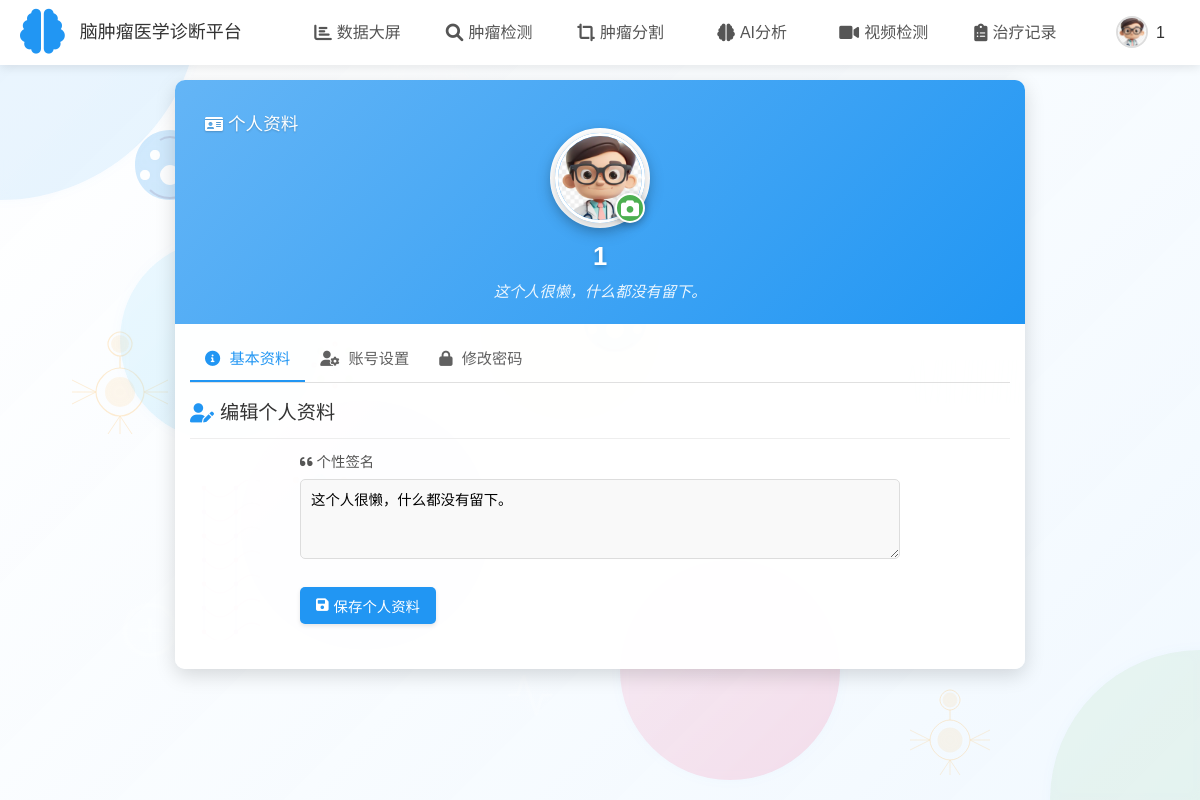
/profile (signed in), run on an earlier commit of the app's database.
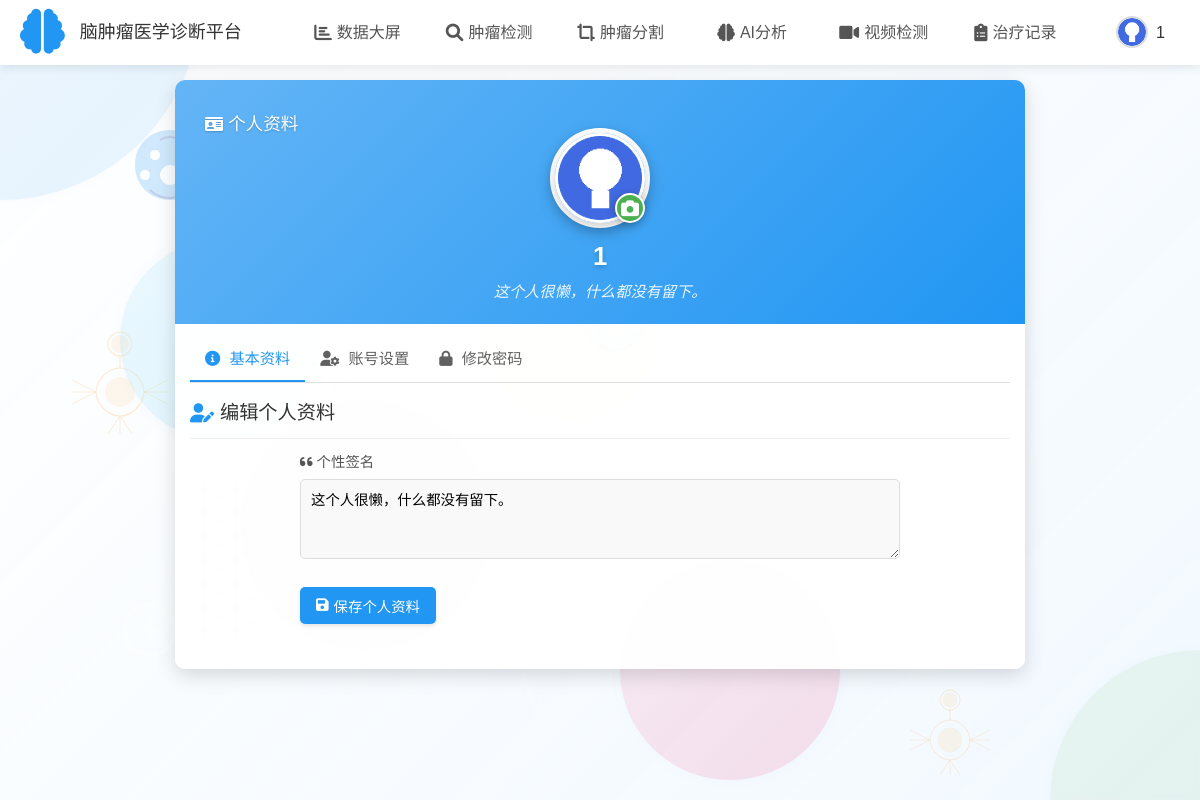
And on a later commit of the database.
### tables this page shows
CREATE TABLE users (
            id INTEGER PRIMARY KEY AUTOINCREMENT,
            username TEXT UNIQUE NOT NULL,
            password TEXT NOT NULL
        , avatar TEXT DEFAULT 'default-avatar.png', bio TEXT DEFAULT '这个人很懒，什么都没有留下。');

### app.py (the view)
@app.route('/profile')
def profile():
    if not session.get('logged_in'):
        return redirect(url_for('login'))
    ensure_avatar_in_session()
    conn = sqlite3.connect('users.db')
    c = conn.cursor()
    c.execute('SELECT * FROM users WHERE username = ?', (session['username'],))
    user = c.fetchone()
    conn.close()
    if not user:
        flash('用户信息获取失败')
        return redirect(url_for('diagnosis'))
    user_data = {
        'id': user[0],
        'username': user[1],
        'avatar': user[3] if len(user) > 3 and user[3] else 'default-avatar.png',
        'bio': user[4] if len(user) > 4 and user[4] else '这个人很懒，什么都没有留下。'
    }
    session['avatar'] = user_data['avatar']
    session['bio'] = user_data['bio']
    return render_template('profile.html', user=user_data)

### app.py (called while the page is built)
def ensure_avatar_in_session():
    if not session.get('logged_in') or not session.get('username'):
        return
    try:
        conn = sqlite3.connect('users.db')
        c = conn.cursor()
        c.execute('SELECT avatar FROM users WHERE username = ?', (session['username'],))
        result = c.fetchone()
        conn.close()
        if result and result[0]:
            if 'avatar' not in session or session['avatar'] != result[0]:
                print(f"更新会话中的头像: {session.get('avatar', '无')} -> {result[0]}")
                session['avatar'] = result[0]
        else:
            if 'avatar' not in session:
                session['avatar'] = 'default-avatar.png'
    except Exception as e:
        print(f"获取用户头像失败: {str(e)}")
        if 'avatar' not in session:
            session['avatar'] = 'default-avatar.png'

### templates/profile.html (shortened to what this page needs)
<!DOCTYPE html>
<html lang="zh-CN">
<head>
    <link rel="stylesheet" href="{{ url_for('static', filename='css/style.css') }}">
    <link rel="stylesheet" href="https://cdnjs.cloudflare.com/ajax/libs/font-awesome/6.0.0-beta3/css/all.min.css">
</head>
<body class="inner-page">
    <div class="page-background">
        <div class="shape shape1"></div>
        <div class="shape shape2"></div>
        <div class="shape shape6"></div>
        <img src="{{ url_for('static', filename='images/brain-icon.svg') }}" class="medical-element brain-icon" alt="脑图标">
        <img src="{{ url_for('static', filename='images/neuron.svg') }}" class="medical-element neuron" alt="神经元">
        <img src="{{ url_for('static', filename='images/pulse.svg') }}" class="medical-element pulse" alt="脉搏">
        <img src="{{ url_for('static', filename='images/neuron.svg') }}" class="medical-element neuron-2" alt="神经元2">
        <img src="{{ url_for('static', filename='images/medical-cross.svg') }}" class="medical-element medical-cross-2" alt="医疗十字2">
        <div class="particles-container" id="particles-js"></div>
    </div>
    <header>
        <div class="logo">
            <i class="fas fa-brain logo-icon"></i>
            <span class="logo-title">脑肿瘤医学诊断平台</span>
        </div>
        <nav>
            <ul>
                <li><a href="{{ url_for('data_analysis') }}"><i class="fas fa-chart-bar"></i> 数据大屏</a></li>
                <li><a href="{{ url_for('diagnosis') }}"><i class="fas fa-search"></i> 肿瘤检测</a></li>
                <li><a href="{{ url_for('segmentation') }}"><i class="fas fa-crop-alt"></i> 肿瘤分割</a></li>
                <li><a href="{{ url_for('analysis') }}"><i class="fas fa-brain"></i> AI分析</a></li>
                <li><a href="{{ url_for('video_detection') }}"><i class="fas fa-video"></i> 视频检测</a></li>
                <li><a href="{{ url_for('records') }}"><i class="fas fa-clipboard-list"></i> 治疗记录</a></li>
                <li class="user-profile active">
                    <img src="{{ url_for('get_avatar', filename=session.get('avatar', 'default-avatar.png')) }}" alt="用户头像" class="user-avatar">
                    <span class="user-name">{{ session.get('username', '用户') }}</span>
                </li>
            </ul>
        </nav>
    </header>
    <main>
        <div class="profile-container">
            <div class="profile-header">
                <div class="page-title">
                    <i class="fas fa-id-card"></i> 个人资料
                </div>
                <div class="profile-avatar">
                    <img src="{{ url_for('get_avatar', filename=session.get('avatar', 'default-avatar.png')) }}" alt="用户头像" id="current-avatar">
                    <label for="avatar-upload" class="profile-avatar-edit" title="上传新头像">
                        <i class="fas fa-camera"></i>
                    </label>
                </div>
                <h1 class="profile-name">{{ user.username }}</h1>
                <p class="profile-bio">{{ user.bio }}</p>
            </div>
            <div class="profile-content">
                <div class="profile-tabs">
                    <div class="profile-tab active" data-tab="basic-info">
                        <i class="fas fa-info-circle"></i> 基本资料
                    </div>
                    <div class="profile-tab" data-tab="account-settings">
                        <i class="fas fa-user-cog"></i> 账号设置
                    </div>
                    <div class="profile-tab" data-tab="password-change">
                        <i class="fas fa-lock"></i> 修改密码
                    </div>
                </div>
                <div class="profile-section active" id="basic-info">
                    <h2 class="profile-section-title"><i class="fas fa-user-edit"></i> 编辑个人资料</h2>
                    <form class="profile-form" action="{{ url_for('update_profile') }}" method="POST" enctype="multipart/form-data">
                        <div class="profile-form-group">
                            <label for="bio"><i class="fas fa-quote-left"></i> 个性签名</label>
                            <textarea id="bio" name="bio" placeholder="写点什么介绍自己吧...">{{ user.bio }}</textarea>
                        </div>
                        <button type="submit" class="profile-submit-btn">
                            <i class="fas fa-save"></i> 保存个人资料
                        </button>
                    </form>
                </div>
            </div>
        </div>
    </main>
</body>
</html>

What changed in the data, as far as the page shows it:
changed users "这个人很懒，什么都没有留下。": avatar: a different picture
